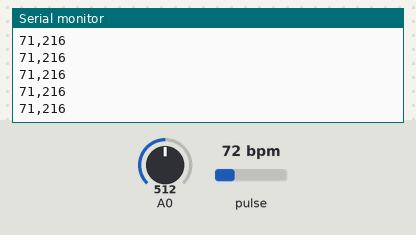
The sketch below on a simulated ATtiny85, built with avr-gcc and run on an emulated ATtiny85. Parts: the last lines printed to the serial monitor. Inputs (shaded band) come from the test bench; at power-on: A0 = 512, pulse 72 bpm.

Above: at 4.2 s.
4.3 s: A0 set to 72
At 5.0 s:
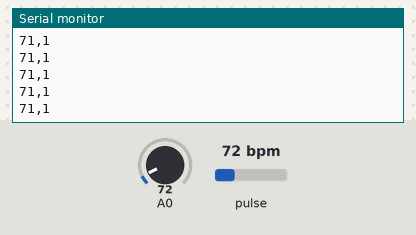
5.8 s: A0 set to 63
At 6.8 s:
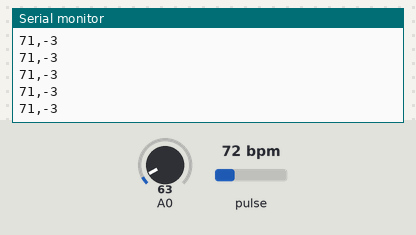
Timing chart, 0 to 8.8 s (numbered marks = the images above; inputs shaded):
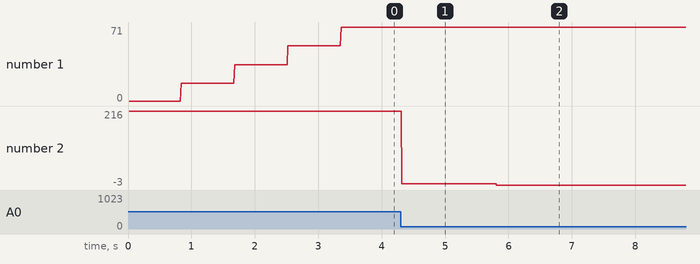

Measured:
- after the input at 4.3 s, the serial monitor: prints a new line at once (image 1)
- after the input at 5.8 s, the serial monitor: prints a new line at once (image 2)
- plotted number 2: 216 → 1 after the input at 4.3 s, 1 → -3 after the input at 5.8 s

The sketch:

BOARD_ONE.ino
```cpp
#include <Wire.h>
#include "MAX30105.h"
#include "heartRate.h"

MAX30105 particleSensor;

const byte RATE_SIZE = 4;
byte rates[RATE_SIZE];
byte rateSpot = 0;
long lastBeat = 0;

float beatsPerMinute;
int beatAvg;

void setup() {
  Serial.begin(9600);
  Wire.begin();

  // Initialize MAX30102
  if (!particleSensor.begin(Wire, I2C_SPEED_FAST)) {
    Serial.println("MAX30102 not found. Check connections.");
    while (1);
  }
  particleSensor.setup();
  particleSensor.setPulseAmplitudeRed(0x0A);
  particleSensor.setPulseAmplitudeGreen(0);

  Serial.println("Board 1 Initialized");
  Serial.println("Place your index finger on the sensor with steady pressure.");
}

void loop() {
  // Read pulse and temperature
  int temperature = getTemperature();
  int heartRate = readHeartRate();

  // Format data
  String data = String(heartRate) + "," + String(temperature);
  Serial.println(data);
  // delay(1000);
}

int readHeartRate() {
  long irValue = particleSensor.getIR();

  if (checkForBeat(irValue) == true) {
    //We sensed a beat!
    long delta = millis() - lastBeat;
    lastBeat = millis();

    beatsPerMinute = 60 / (delta / 1000.0);

    if (beatsPerMinute < 255 && beatsPerMinute > 20) {
      rates[rateSpot++] = (byte)beatsPerMinute; //Store this reading in the array
      rateSpot %= RATE_SIZE; //Wrap variable

      //Take average of readings
      beatAvg = 0;
      for (byte x = 0 ; x < RATE_SIZE ; x++)
        beatAvg += rates[x];
      beatAvg /= RATE_SIZE;
    }
  }

  // Return the average heart rate value
  return beatAvg;
}
int getTemperature() {
  int analogValue = analogRead(A0);
  float voltage = analogValue * (5.0 / 1023.0); // Convert to voltage
  float tempC = ((voltage - 0.5) * 100.0) + 16;
  int TMP = (int)tempC;
  // return 35;
  return TMP;
}
// 
```
